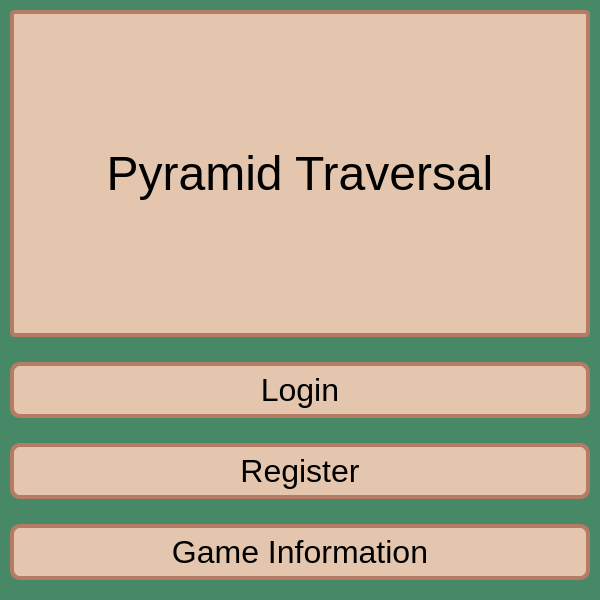
<?xml version="1.0" encoding="UTF-8"?>
<ui version="4.0">
 <class>MainWindow</class>
 <widget class="QMainWindow" name="MainWindow">
  <property name="geometry">
   <rect>
    <x>0</x>
    <y>0</y>
    <width>600</width>
    <height>600</height>
   </rect>
  </property>
  <property name="minimumSize">
   <size>
    <width>600</width>
    <height>600</height>
   </size>
  </property>
  <property name="windowTitle">
   <string>Start Menu</string>
  </property>
  <property name="styleSheet">
   <string notr="true">QWidget {
	background-color: rgb(71, 137, 102);
}

#lblStartupLogo {
	background-color: rgb(227, 198, 173);
	border-width: 4px;
	border-radius: 10px;
	border-style: solid;
	border-color: rgb(182, 123, 101);
	min-width: 10em;
	padding: 6px;
	border-radius: 5px;
}

QLineEdit {
	background-color: rgb(255,255,255);
	border-radius: 5px
}

QPushButton {
	background-color: rgb(227, 198, 173);
	border-style: solid;
	border-width: 4px;
	border-radius: 10px;
	border-color: rgb(182, 123, 101);
	min-width: 10em;
	padding: 6px;
}

QPushButton:Hover {
	background-color: rgb(115, 167, 136);
	border-color: rgb(19, 94, 70);
}

QPushButton:pressed {
	background-color: rgb(125, 179, 147);
	border-color: rgb(19, 94, 70);
}</string>
  </property>
  <widget class="QWidget" name="centralwidget">
   <layout class="QVBoxLayout" name="verticalLayout">
    <property name="spacing">
     <number>25</number>
    </property>
    <property name="leftMargin">
     <number>10</number>
    </property>
    <property name="topMargin">
     <number>10</number>
    </property>
    <property name="rightMargin">
     <number>10</number>
    </property>
    <property name="bottomMargin">
     <number>20</number>
    </property>
    <item>
     <widget class="QLabel" name="lblStartupLogo">
      <property name="font">
       <font>
        <family>MS UI Gothic</family>
        <pointsize>36</pointsize>
       </font>
      </property>
      <property name="text">
       <string>Pyramid Traversal</string>
      </property>
      <property name="alignment">
       <set>Qt::AlignCenter</set>
      </property>
     </widget>
    </item>
    <item>
     <widget class="QPushButton" name="loginButton">
      <property name="font">
       <font>
        <family>MS UI Gothic</family>
        <pointsize>24</pointsize>
       </font>
      </property>
      <property name="text">
       <string>Login</string>
      </property>
     </widget>
    </item>
    <item>
     <widget class="QPushButton" name="registerButton">
      <property name="font">
       <font>
        <family>MS UI Gothic</family>
        <pointsize>24</pointsize>
       </font>
      </property>
      <property name="text">
       <string>Register</string>
      </property>
     </widget>
    </item>
    <item>
     <widget class="QPushButton" name="infoButton">
      <property name="font">
       <font>
        <family>MS UI Gothic</family>
        <pointsize>24</pointsize>
       </font>
      </property>
      <property name="text">
       <string>Game Information</string>
      </property>
     </widget>
    </item>
   </layout>
  </widget>
 </widget>
 <resources/>
 <connections/>
</ui>
